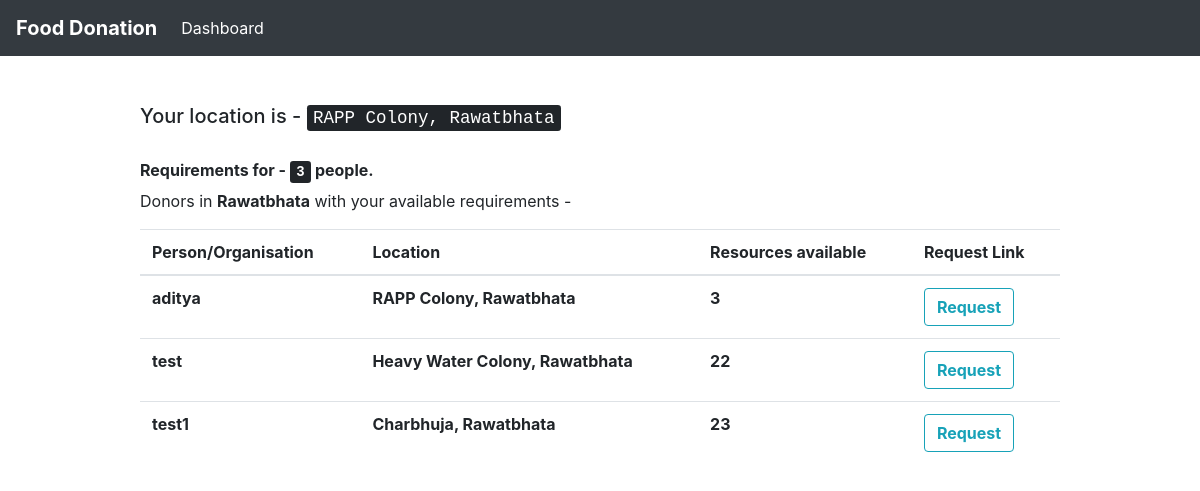
Before: /users/showDonor/ (signed in) with the older database file.
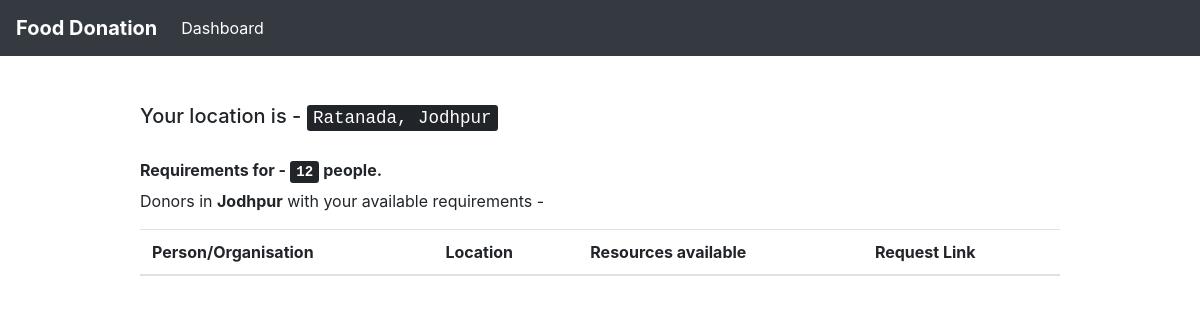
After: the same page with the newer database file.
### customUser/models.py (models this page shows, shortened)
class CustomUser(AbstractUser):
    pin_code = models.IntegerField(null = True)
    contact_no = models.IntegerField(null = True)
    resources = models.IntegerField(null = True) # no. of persons avability/requirement
    locality = models.CharField(max_length = 100)
    city = models.CharField(max_length = 50)
    """CHOICES=[('0','Donor'),
                   ('1','Reciever')]"""
    state = models.CharField(max_length = 50, default = " ")
    donor = models.BooleanField(default = 'False') # 0 - Donor 1 - Reciever
    email = models.EmailField(unique=True)
    organisation = models.BooleanField(default = 'False')

### customUser/views.py (the view)
# urls.py: path('showDonor/', views.show_nearby_donors, name = 'showNearbyDonors'),
@login_required(login_url = "/users/login")
def show_nearby_donors(request):
	you = request.user
	you_address = you.locality + ',' + you.city
	donors = CustomUser.objects.filter(city = you.city)
	return render(request, 'show_donors.html', {'you' : you, 'donors' : donors})

### templates/show_donors.html (shortened to what this page needs)
{% extends 'base.html' %}
{% block content %}
	<h5> Your location is - <kbd> {{ you.locality }}, {{ you.city }} </kbd> </h5> <br>
	<h6> <strong> Requirements for - <kbd> {{ you.resources }}</kbd> people.</strong></h6>
	<p> Donors in  <strong> {{ you.city }}</strong> with your available requirements -  </p>
	<table class = "table">
			<thead>
				<tr>
					<th scope="col"> Person/Organisation </th>
					<th scope="col"> Location </th>
					<th scope="col"> Resources available </th>
					<th scope ="col"> Request Link </th>
				</tr>
			</thead>
			<tbody>
	{% for i in donors %}
		{% if i.username != 'admin' and i.donor == True and i.resources > 0%}
				<tr>
					<th scope="row"> {{ i.username }}  </th>
					<th scope="row"> {{ i.locality }}, {{ i.city }} </th>
					<th scope="row"> {{ i.resources }} </th>
					<th scope="row">
			<a href="{% url 'update_requirements' i.email %}" class="btn btn-outline-info" method = "get"><strong>Request</strong></a>
					</th>
				</tr>
		{% endif %}
	{% endfor %}
	</tbody>
			</table>
	<br> <br>
{% endblock %}

### templates/base.html (shortened to what this page needs)
<head>
    <link rel="stylesheet" href="https://stackpath.bootstrapcdn.com/bootstrap/4.1.3/css/bootstrap.min.css">
<link rel="stylesheet" href="https://cdnjs.cloudflare.com/ajax/libs/font-awesome/4.7.0/css/font-awesome.min.css">
</head>
<body>
  <nav class="navbar navbar-expand-lg navbar-dark bg-dark">
    <a class="navbar-brand" href="{% url 'home' %}"><strong>Food Donation</strong></a>
    <div class="collapse navbar-collapse" id="navbarSupportedContent">
      <ul class="navbar-nav mr-auto">
        <li class="nav-item active">
          <a class="nav-link" href="{% url 'homePage' %}">Dashboard <span class="sr-only">(current)</span></a>
        </li>
      </ul>
    </div>
  </nav>
  <br>
<div class="container">
      <div class="row justify-content-center">
        <div class="col-10">
          <br class="mt-4 mb-4">
          {% block content %}  {% endblock %}
        </div>
      </div>
    </div>
</body>

Changed rows visible on the page:
no longer on one of the page's lists (row edited): CustomUser: username "aditya", locality "RAPP Colony", city "Rawatbhata", resources "3"
removed CustomUser: username "test", locality "Heavy Water Colony", city "Rawatbhata", resources "22"
removed CustomUser: username "test1", locality "Charbhuja", city "Rawatbhata", resources "23"
changed CustomUser: locality "RAPP Colony" → "Ratanada"; city "Rawatbhata" → "Jodhpur"; resources "3" → "12"
